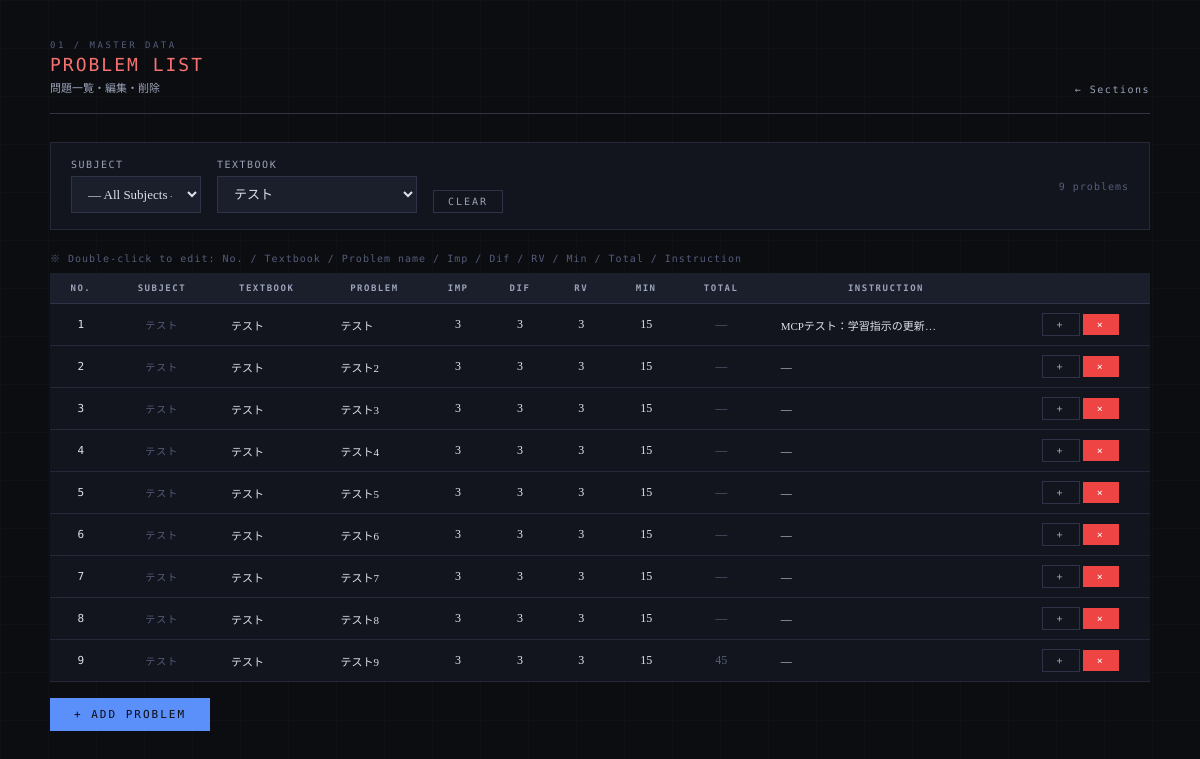
Page /problems/list?textbook_id=21 on the earlier database version.
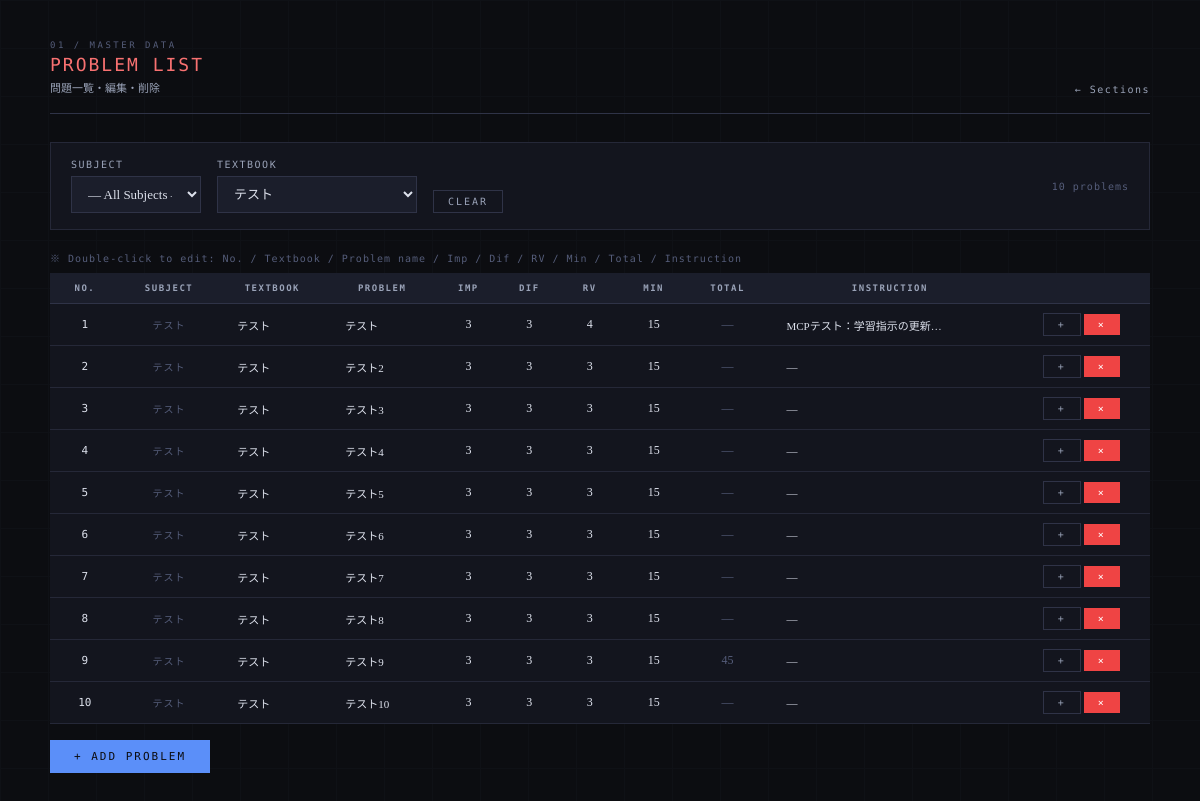
Same page on the later database version.
### tables this page shows
CREATE TABLE problems (
            problem_id INTEGER PRIMARY KEY AUTOINCREMENT,
            subject TEXT NOT NULL,
            textbook TEXT NOT NULL,
            problem_number TEXT NOT NULL,
            importance TEXT NOT NULL,
            type TEXT NOT NULL
        , instruction TEXT, difficulty INTEGER DEFAULT 3, review_value INTEGER DEFAULT 3, estimated_minutes INTEGER DEFAULT 15, textbook_id INTEGER, section_id INTEGER, order_in_textbook INTEGER, total_minutes INTEGER DEFAULT NULL);

### app.py (the view)
@app.route("/problems/list")
def problems_list():
    conn = get_connection()
    c = conn.cursor()
    subject     = request.args.get("subject", "")
    textbook_id = request.args.get("textbook_id", "")
    query = """
        SELECT p.problem_id, p.subject, p.textbook, p.textbook_id,
               p.problem_number, p.importance, p.difficulty, p.review_value,
               p.estimated_minutes, p.total_minutes, p.instruction, p.order_in_textbook
        FROM problems p
        WHERE 1=1
    """
    params = []
    if subject:
        query += " AND p.subject=?"
        params.append(subject)
    if textbook_id:
        query += " AND p.textbook_id=?"
        params.append(textbook_id)
    query += " ORDER BY p.order_in_textbook, p.problem_id"
    c.execute(query, params)
    problems = c.fetchall()
    c.execute("SELECT DISTINCT subject FROM problems ORDER BY subject")
    all_subjects = [r["subject"] for r in c.fetchall()]
    if subject:
        c.execute("""
            SELECT t.textbook_id, t.name, t.subject
            FROM textbooks t
            WHERE t.subject=?
            ORDER BY t.name
        """, (subject,))
    else:
        c.execute("""
            SELECT t.textbook_id, t.name, t.subject
            FROM textbooks t
            ORDER BY t.subject, t.name
        """)
    all_textbooks = c.fetchall()
    c.execute("SELECT * FROM students ORDER BY student_id")
    students_list = c.fetchall()
    conn.close()
    return render_template("problems_list.html",
                           problems=problems,
                           all_subjects=all_subjects,
                           all_textbooks=all_textbooks,
                           selected_subject=subject,
                           selected_textbook=textbook_id,
                           students=students_list)

### database.py (called while the page is built)
def get_connection():
    conn = sqlite3.connect(DB_PATH)
    conn.row_factory = sqlite3.Row
    return conn

### templates/problems_list.html (shortened to what the changed rows need)
<!DOCTYPE html>
<html lang="ja">
<head>
</head>
<body>
<div class="container">
  <div class="card fade-in" style="padding:16px 20px;">
    <form method="GET" id="filter-form"
          style="display:flex;gap:16px;align-items:flex-end;flex-wrap:wrap;">
      <div>
        <label>Subject</label>
        <select name="subject" id="filter-subject" style="width:130px;"
                onchange="updateTextbooks(); this.form.submit();">
        </select>
      </div>
      <div>
        <label>Textbook</label>
        <select name="textbook_id" id="filter-textbook" style="width:200px;" onchange="this.form.submit();">
        </select>
      </div>
      {% if selected_subject or selected_textbook %}
      <a href="/problems/list" class="btn btn-ghost btn-sm">Clear</a>
      {% endif %}
      <span class="meta-text" style="margin-left:auto;align-self:center;">
        {{ problems|length }} problems
      </span>
    </form>
  </div>
  <div class="fade-in" style="overflow-x:auto;">
  <table class="data-table" id="problem-table">
    <thead>
      <tr>
        <th>No.</th><th>Subject</th><th>Textbook</th><th>Problem</th>
        <th>Imp</th><th>Dif</th><th>RV</th><th>Min</th><th>Total</th>
        <th>Instruction</th><th></th>
      </tr>
    </thead>
    <tbody>
    {% for p in problems %}
    <tr id="prow-{{ p.problem_id }}">
      <td class="editable-cell" data-problem="{{ p.problem_id }}"
        data-field="order_in_textbook">
        <span class="editable" ondblclick="startNumEdit(this, 1, 9999, 1)"
          style="font-family:'DM Mono',monospace;font-size:11px;">
          {{ p.order_in_textbook or '—' }}
        </span>
      </td>
      <td class="meta-text">{{ p.subject }}</td>
      <td class="editable-cell left" data-problem="{{ p.problem_id }}"
        data-field="textbook" style="max-width:140px;position:relative;">
        <span class="editable" ondblclick="startTextbookEdit(this)"
          style="font-size:11px;display:block;overflow:hidden;
            text-overflow:ellipsis;white-space:nowrap;max-width:140px;">
          {{ p.textbook }}
        </span>
      </td>
      <td class="editable-cell left" data-problem="{{ p.problem_id }}" data-field="problem_number"
        style="max-width:160px;">
        <span class="editable" ondblclick="startTextLineEdit(this)"
          style="font-size:11px;display:block;overflow:hidden;text-overflow:ellipsis;white-space:nowrap;max-width:160px;">
          {{ p.problem_number }}
        </span>
      </td>
      <td class="editable-cell" data-problem="{{ p.problem_id }}" data-field="importance">
        <span class="editable" ondblclick="startNumEdit(this)">{{ p.importance }}</span>
      </td>
      <td class="editable-cell" data-problem="{{ p.problem_id }}" data-field="difficulty">
        <span class="editable" ondblclick="startNumEdit(this)">{{ p.difficulty }}</span>
      </td>
      <td class="editable-cell" data-problem="{{ p.problem_id }}" data-field="review_value">
        <span class="editable" ondblclick="startNumEdit(this)">{{ p.review_value }}</span>
      </td>
      <td class="editable-cell" data-problem="{{ p.problem_id }}" data-field="estimated_minutes">
        <span class="editable" ondblclick="startNumEdit(this, 5, 120, 5)">{{ p.estimated_minutes }}</span>
      </td>
      <td class="editable-cell" data-problem="{{ p.problem_id }}" data-field="total_minutes"><span class="editable" ondblclick="startNumEdit(this, 5, 999, 5)" style="color:var(--text-dim);">{{ p.total_minutes if p.total_minutes else '—' }}</span></td>
      <td class="editable-cell left" data-problem="{{ p.problem_id }}" data-field="instruction"
        style="max-width:180px;">
        <span class="editable" ondblclick="startTextEdit(this)"
          style="font-size:11px;display:block;overflow:hidden;text-overflow:ellipsis;white-space:nowrap;max-width:180px;">
          {{ p.instruction or '—' }}
        </span>
      </td>
      <td>
        <button class="btn btn-ghost btn-sm"
          onclick="showAddAssignment({{ p.problem_id }})"
          title="出題予定を追加">+</button>
        <button class="btn btn-danger btn-sm"
          onclick="deleteProblem({{ p.problem_id }}, this)">×</button>
      </td>
    </tr>
    {% endfor %}
    </tbody>
  </table>
  </div>
</div>
</body>
</html>

Differences in the rows shown:
changed problems "MCPテスト：学習指示の更新確認": review_value "3" → "4"
added problems: order_in_textbook "10", subject "テスト", textbook "テスト", problem_number "テスト10", importance "3", difficulty "3", review_value "3", estimated_minutes "15", total_minutes "—", instruction "—"
Other differences:
{{ problems|length }}: "9" → "10"
